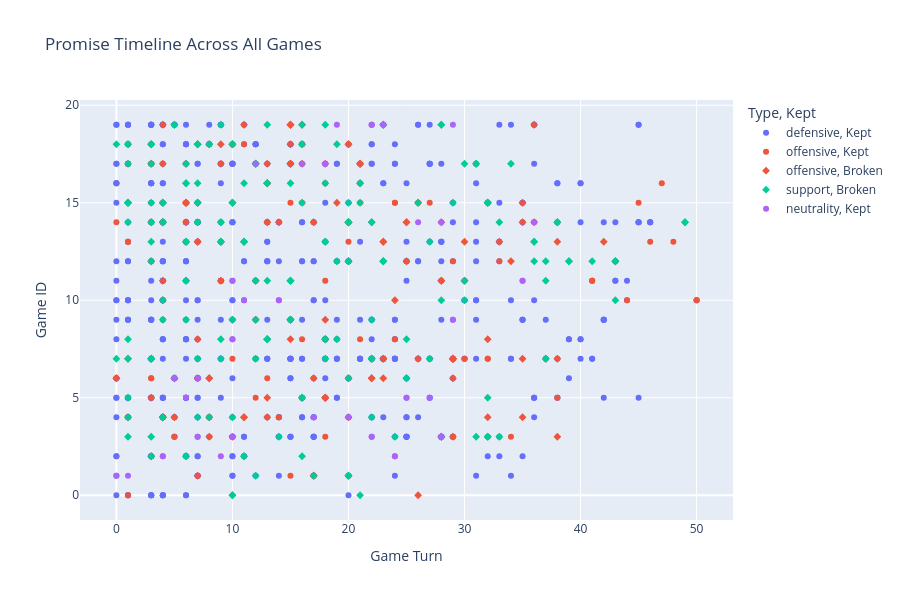
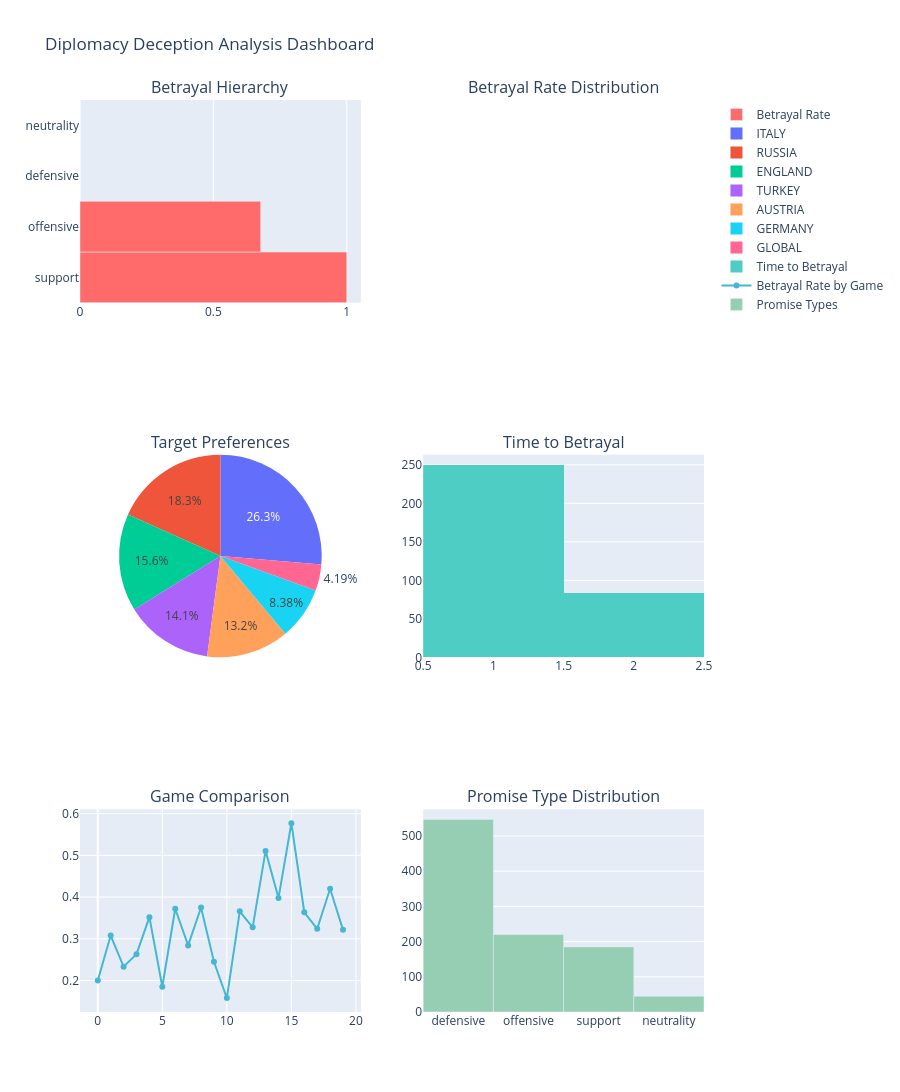

Here is the notebook cell these charts were saved with, in order:
### Code cell
plots = visualize_deception_analysis(results)

### Figure 1 — Plotly figure (JSON) as saved in the notebook; plotly's stock layout.template omitted (floating-point values rounded to 4 significant figures; data arrays with more than 128 entries replaced by an {"elided": "..."} marker saying what was removed)
{"data": [{"customdata": {"elided": "547x2 mixed values"}, "hovertemplate": "Type=defensive<br>Kept=Kept<br>Game Turn=%{x}<br>Game ID=%{y}<br>Target=%{customdata[0]}<br>Time_to_Betrayal=%{customdata[1]}<extra></extra>", "legendgroup": "defensive, Kept", "marker": {"color": "#636efa", "symbol": "circle"}, "mode": "markers", "name": "defensive, Kept", "orientation": "v", "showlegend": true, "type": "scatter", "x": {"elided": "547 int values"}, "xaxis": "x", "y": {"elided": "547 int values"}, "yaxis": "y"}, {"customdata": {"elided": "71x2 mixed values"}, "hovertemplate": "Type=offensive<br>Kept=Kept<br>Game Turn=%{x}<br>Game ID=%{y}<br>Target=%{customdata[0]}<br>Time_to_Betrayal=%{customdata[1]}<extra></extra>", "legendgroup": "offensive, Kept", "marker": {"color": "#EF553B", "symbol": "circle"}, "mode": "markers", "name": "offensive, Kept", "orientation": "v", "showlegend": true, "type": "scatter", "x": [1, 15, 20, 5, 18, 29, 34, 1, 4, 8, 14, 12, 16, 38, 3, 3, 13, 10, 29, 30, 32, 32, 16, 21, 24, 15, 44, 50, 9, 9, 12, 12, 18, 41, 41, 41, 29, 33, 1, 1, 6, 6, 20, 46, 48, 0, 3, 3, 7, 13, 36, 6, 6, 15, 16, 21, 24, 24, 26, 27, 45, 18, 47, 1, 3, 31, 1, 10, 11, 16, 16], "xaxis": "x", "y": [0, 1, 1, 3, 3, 3, 3, 4, 4, 4, 4, 5, 5, 5, 6, 6, 6, 7, 7, 7, 7, 7, 8, 8, 8, 9, 10, 10, 11, 11, 11, 11, 11, 11, 11, 11, 12, 12, 13, 13, 13, 13, 13, 13, 13, 14, 14, 14, 14, 14, 14, 15, 15, 15, 15, 15, 15, 15, 15, 15, 15, 16, 16, 17, 17, 17, 18, 18, 18, 18, 18], "yaxis": "y"}, {"customdata": {"elided": "149x2 mixed values"}, "hovertemplate": "Type=offensive<br>Kept=Broken<br>Game Turn=%{x}<br>Game ID=%{y}<br>Target=%{customdata[0]}<br>Time_to_Betrayal=%{customdata[1]}<extra></extra>", "legendgroup": "offensive, Broken", "marker": {"color": "#EF553B", "symbol": "diamond"}, "mode": "markers", "name": "offensive, Broken", "orientation": "v", "showlegend": true, "type": "scatter", "x": {"elided": "149 int values"}, "xaxis": "x", "y": {"elided": "149 int values"}, "yaxis": "y"}, {"customdata": {"elided": "185x2 mixed values"}, "hovertemplate": "Type=support<br>Kept=Broken<br>Game Turn=%{x}<br>Game ID=%{y}<br>Target=%{customdata[0]}<br>Time_to_Betrayal=%{customdata[1]}<extra></extra>", "legendgroup": "support, Broken", "marker": {"color": "#00cc96", "symbol": "diamond"}, "mode": "markers", "name": "support, Broken", "orientation": "v", "showlegend": true, "type": "scatter", "x": {"elided": "185 int values"}, "xaxis": "x", "y": {"elided": "185 int values"}, "yaxis": "y"}, {"customdata": [["RUSSIA", 0], ["ITALY", 0], ["RUSSIA", 0], ["RUSSIA", 0], ["ENGLAND", 0], ["ENGLAND", 0], ["ENGLAND", 0], ["RUSSIA", 0], ["TURKEY", 0], ["RUSSIA", 0], ["RUSSIA", 0], ["TURKEY", 0], ["ITALY", 0], ["RUSSIA", 0], ["RUSSIA", 0], ["GLOBAL", 0], ["AUSTRIA", 0], ["GLOBAL", 0], ["RUSSIA", 0], ["TURKEY", 0], ["ITALY", 0], ["TURKEY", 0], ["TURKEY", 0], ["ENGLAND", 0], ["ENGLAND", 0], ["GERMANY", 0], ["TURKEY", 0], ["TURKEY", 0], ["GLOBAL", 0], ["GLOBAL", 0], ["ENGLAND", 0], ["GLOBAL", 0], ["TURKEY", 0], ["RUSSIA", 0], ["ITALY", 0], ["GLOBAL", 0], ["GLOBAL", 0], ["GLOBAL", 0], ["ITALY", 0], ["GLOBAL", 0], ["GLOBAL", 0], ["GLOBAL", 0], ["AUSTRIA", 0], ["AUSTRIA", 0], ["AUSTRIA", 0]], "hovertemplate": "Type=neutrality<br>Kept=Kept<br>Game Turn=%{x}<br>Game ID=%{y}<br>Target=%{customdata[0]}<br>Time_to_Betrayal=%{customdata[1]}<extra></extra>", "legendgroup": "neutrality, Kept", "marker": {"color": "#ab63fa", "symbol": "circle"}, "mode": "markers", "name": "neutrality, Kept", "orientation": "v", "showlegend": true, "type": "scatter", "x": [0, 1, 4, 4, 9, 24, 24, 7, 10, 22, 28, 28, 17, 20, 6, 25, 25, 27, 5, 5, 7, 10, 10, 29, 29, 11, 14, 14, 10, 35, 35, 26, 28, 36, 12, 16, 18, 18, 19, 22, 22, 22, 23, 23, 29], "xaxis": "x", "y": [1, 1, 2, 2, 2, 2, 2, 3, 3, 3, 3, 3, 4, 4, 5, 5, 5, 5, 6, 6, 6, 8, 8, 9, 9, 10, 10, 10, 11, 11, 11, 14, 14, 14, 17, 17, 17, 17, 19, 19, 19, 19, 19, 19, 19], "yaxis": "y"}], "layout": {"height": 600, "legend": {"title": {"text": "Type, Kept"}, "tracegroupgap": 0}, "title": {"text": "Promise Timeline Across All Games"}, "xaxis": {"anchor": "y", "domain": [0, 1], "title": {"text": "Game Turn"}}, "yaxis": {"anchor": "x", "domain": [0, 1], "title": {"text": "Game ID"}}}}

### Figure 2 — Plotly figure (JSON) as saved in the notebook; plotly's stock layout.template omitted (floating-point values rounded to 4 significant figures; data arrays with more than 128 entries replaced by an {"elided": "..."} marker saying what was removed)
{"data": [{"marker": {"color": "#FF6B6B"}, "name": "Betrayal Rate", "orientation": "h", "type": "bar", "x": [1, 0.6773, 0, 0], "xaxis": "x", "y": ["support", "offensive", "defensive", "neutrality"], "yaxis": "y"}, {"domain": {"x": [0, 0.45], "y": [0.3889, 0.6111]}, "labels": ["ITALY", "RUSSIA", "ENGLAND", "TURKEY", "AUSTRIA", "GERMANY", "GLOBAL"], "name": "Betrayal Targets", "type": "pie", "values": [88, 61, 52, 47, 44, 28, 14]}, {"marker": {"color": "#4ECDC4"}, "name": "Time to Betrayal", "type": "histogram", "x": {"elided": "334 int values"}, "xaxis": "x3", "yaxis": "y3"}, {"marker": {"color": "#45B7D1"}, "mode": "markers+lines", "name": "Betrayal Rate by Game", "type": "scatter", "x": [0, 1, 2, 3, 4, 5, 6, 7, 8, 9, 10, 11, 12, 13, 14, 15, 16, 17, 18, 19], "xaxis": "x4", "y": [0.2, 0.3077, 0.2333, 0.2632, 0.3519, 0.1852, 0.3721, 0.2842, 0.375, 0.2449, 0.1579, 0.3659, 0.3276, 0.5106, 0.3976, 0.5769, 0.3636, 0.3239, 0.42, 0.3214], "yaxis": "y4"}, {"marker": {"color": "#96CEB4"}, "name": "Promise Types", "type": "bar", "x": ["defensive", "offensive", "support", "neutrality"], "xaxis": "x5", "y": [547, 220, 185, 45], "yaxis": "y5"}], "layout": {"annotations": [{"font": {"size": 16}, "showarrow": false, "text": "Betrayal Hierarchy", "x": 0.225, "xanchor": "center", "xref": "paper", "y": 1, "yanchor": "bottom", "yref": "paper"}, {"font": {"size": 16}, "showarrow": false, "text": "Betrayal Rate Distribution", "x": 0.775, "xanchor": "center", "xref": "paper", "y": 1, "yanchor": "bottom", "yref": "paper"}, {"font": {"size": 16}, "showarrow": false, "text": "Target Preferences", "x": 0.225, "xanchor": "center", "xref": "paper", "y": 0.6111, "yanchor": "bottom", "yref": "paper"}, {"font": {"size": 16}, "showarrow": false, "text": "Time to Betrayal", "x": 0.775, "xanchor": "center", "xref": "paper", "y": 0.6111, "yanchor": "bottom", "yref": "paper"}, {"font": {"size": 16}, "showarrow": false, "text": "Game Comparison", "x": 0.225, "xanchor": "center", "xref": "paper", "y": 0.2222, "yanchor": "bottom", "yref": "paper"}, {"font": {"size": 16}, "showarrow": false, "text": "Promise Type Distribution", "x": 0.775, "xanchor": "center", "xref": "paper", "y": 0.2222, "yanchor": "bottom", "yref": "paper"}], "height": 1200, "title": {"text": "Diplomacy Deception Analysis Dashboard"}, "xaxis": {"anchor": "y", "domain": [0, 0.45]}, "xaxis2": {"anchor": "y2", "domain": [0.55, 1]}, "xaxis3": {"anchor": "y3", "domain": [0.55, 1]}, "xaxis4": {"anchor": "y4", "domain": [0, 0.45]}, "xaxis5": {"anchor": "y5", "domain": [0.55, 1]}, "yaxis": {"anchor": "x", "domain": [0.7778, 1]}, "yaxis2": {"anchor": "x2", "domain": [0.7778, 1]}, "yaxis3": {"anchor": "x3", "domain": [0.3889, 0.6111]}, "yaxis4": {"anchor": "x4", "domain": [0, 0.2222]}, "yaxis5": {"anchor": "x5", "domain": [0, 0.2222]}}}
